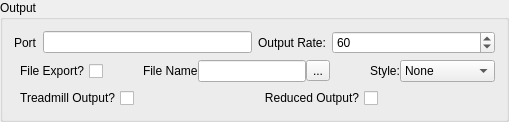
         <widget class="QGroupBox" name="groupBox_5">
          <property name="title">
           <string>Output</string>
          </property>
          <layout class="QVBoxLayout" name="verticalLayout_12">
           <item>
            <layout class="QHBoxLayout" name="horizontalLayout_60">
             <item>
              <layout class="QHBoxLayout" name="horizontalLayout_43">
               <item>
                <widget class="QLabel" name="label_25">
                 <property name="text">
                  <string>Port</string>
                 </property>
                </widget>
               </item>
               <item>
                <widget class="QLineEdit" name="portNameControl"/>
               </item>
              </layout>
             </item>
             <item>
              <layout class="QHBoxLayout" name="horizontalLayout_54">
               <item>
                <widget class="QLabel" name="label_31">
                 <property name="text">
                  <string>Output Rate:</string>
                 </property>
                </widget>
               </item>
               <item>
                <widget class="QSpinBox" name="outputRateSpinBox">
                 <property name="sizePolicy">
                  <sizepolicy hsizetype="Expanding" vsizetype="Fixed">
                   <horstretch>0</horstretch>
                   <verstretch>0</verstretch>
                  </sizepolicy>
                 </property>
                 <property name="minimum">
                  <number>1</number>
                 </property>
                 <property name="maximum">
                  <number>1024</number>
                 </property>
                 <property name="singleStep">
                  <number>5</number>
                 </property>
                 <property name="value">
                  <number>60</number>
                 </property>
                </widget>
               </item>
              </layout>
             </item>
            </layout>
           </item>
           <item>
            <layout class="QHBoxLayout" name="horizontalLayout_53">
             <property name="spacing">
              <number>0</number>
             </property>
             <item>
              <widget class="QCheckBox" name="fileExportToggle">
               <property name="toolTip">
                <string>Export full output data to file?</string>
               </property>
               <property name="layoutDirection">
                <enum>Qt::RightToLeft</enum>
               </property>
               <property name="text">
                <string>File Export?</string>
               </property>
              </widget>
             </item>
             <item>
              <spacer name="horizontalSpacer_20">
               <property name="orientation">
                <enum>Qt::Horizontal</enum>
               </property>
               <property name="sizeHint" stdset="0">
                <size>
                 <width>40</width>
                 <height>20</height>
                </size>
               </property>
              </spacer>
             </item>
             <item>
              <widget class="QLabel" name="label_17">
               <property name="text">
                <string>File Name</string>
               </property>
              </widget>
             </item>
             <item>
              <widget class="QLineEdit" name="exportFileNameBox"/>
             </item>
             <item>
              <widget class="QToolButton" name="exportFileNameSelector">
               <property name="text">
                <string>...</string>
               </property>
              </widget>
             </item>
             <item>
              <spacer name="horizontalSpacer_18">
               <property name="orientation">
                <enum>Qt::Horizontal</enum>
               </property>
               <property name="sizeHint" stdset="0">
                <size>
                 <width>40</width>
                 <height>20</height>
                </size>
               </property>
              </spacer>
             </item>
             <item>
              <widget class="QLabel" name="label_16">
               <property name="text">
                <string>Style:</string>
               </property>
              </widget>
             </item>
             <item>
              <widget class="QComboBox" name="exportFileNameStyle">
               <property name="toolTip">
                <string>Style for writing file:
None: one file overwritten on each connect
Counter: file name appended with counter, incremented on each connect/disconnect
TimeStamp: file name appended with time stamp on each connect/disconnect</string>
               </property>
               <item>
                <property name="text">
                 <string>None</string>
                </property>
               </item>
               <item>
                <property name="text">
                 <string>Counter</string>
                </property>
               </item>
               <item>
                <property name="text">
                 <string>Time Stamp</string>
                </property>
               </item>
              </widget>
             </item>
            </layout>
           </item>
           <item>
            <layout class="QHBoxLayout" name="horizontalLayout_59">
             <item>
              <widget class="QCheckBox" name="treadmillOutputToggle">
               <property name="toolTip">
                <string>Include raw treadmill data in output stream?</string>
               </property>
               <property name="layoutDirection">
                <enum>Qt::RightToLeft</enum>
               </property>
               <property name="text">
                <string>Treadmill Output?</string>
               </property>
              </widget>
             </item>
             <item>
              <spacer name="horizontalSpacer_24">
               <property name="orientation">
                <enum>Qt::Horizontal</enum>
               </property>
               <property name="sizeHint" stdset="0">
                <size>
                 <width>40</width>
                 <height>20</height>
                </size>
               </property>
              </spacer>
             </item>
             <item>
              <widget class="QCheckBox" name="reducedOutputToggle">
               <property name="toolTip">
                <string>&lt;html&gt;&lt;head/&gt;&lt;body&gt;&lt;p&gt;Send reduced data to output stream (time, position, events). Does not affect data written to file if enabled.&lt;/p&gt;&lt;/body&gt;&lt;/html&gt;</string>
               </property>
               <property name="layoutDirection">
                <enum>Qt::RightToLeft</enum>
               </property>
               <property name="text">
                <string>Reduced Output?</string>
               </property>
              </widget>
             </item>
             <item>
              <spacer name="horizontalSpacer_25">
               <property name="orientation">
                <enum>Qt::Horizontal</enum>
               </property>
               <property name="sizeHint" stdset="0">
                <size>
                 <width>40</width>
                 <height>20</height>
                </size>
               </property>
              </spacer>
             </item>
            </layout>
           </item>
          </layout>
         </widget>
